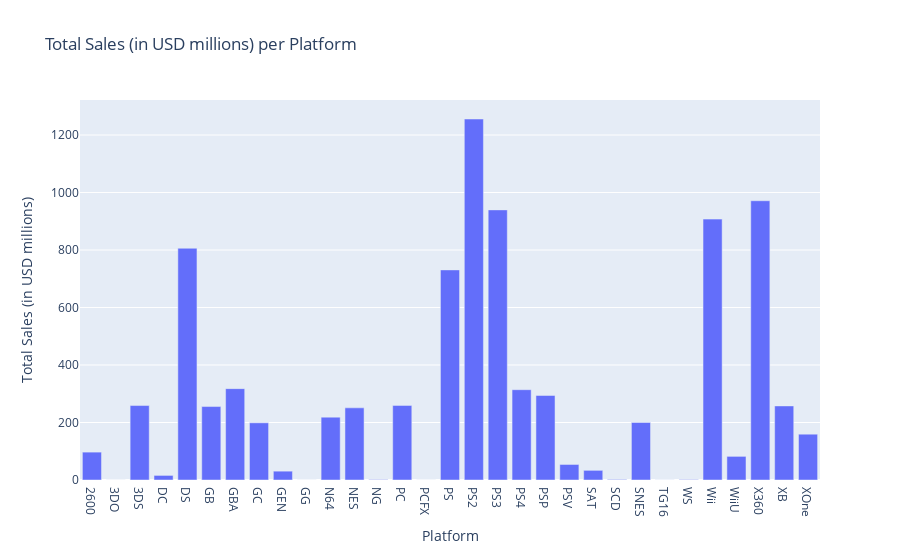

The notebook cell saved with this chart:
### Markdown cell above
Look at how sales varied from platform to platform. Choose the platforms with the greatest total sales and build a distribution based on data for each year. Find platforms that used to be popular but now have zero sales. How long does it generally take for new platforms to appear and old ones to fade?

### Code cell
#create bar chart of all total sales
grp = ice_data.groupby(['platform'])
sales_per_platform = grp['total_sales'].sum()
sales_per_platform = sales_per_platform.reset_index().rename(columns={0: 'platform', 'total_sales': 'total_sales'})
sales_platform_bar = px.bar(sales_per_platform,
                            x='platform',
                            y='total_sales',
                            labels={
                                    'platform': 'Platform',
                                    'total_sales': 'Total Sales (in USD millions)',
                                    },                              
                            title='Total Sales (in USD millions) per Platform')
sales_platform_bar.show()

### Figure 1 — Plotly figure (JSON) as saved in the notebook; plotly's stock layout.template omitted (floating-point values rounded to 4 significant figures)
{"data": [{"alignmentgroup": "True", "hovertemplate": "Platform=%{x}<br>Total Sales (in USD millions)=%{y}<extra></extra>", "legendgroup": "", "marker": {"color": "#636efa", "pattern": {"shape": ""}}, "name": "", "offsetgroup": "", "orientation": "v", "showlegend": false, "textposition": "auto", "type": "bar", "x": ["2600", "3DO", "3DS", "DC", "DS", "GB", "GBA", "GC", "GEN", "GG", "N64", "NES", "NG", "PC", "PCFX", "PS", "PS2", "PS3", "PS4", "PSP", "PSV", "SAT", "SCD", "SNES", "TG16", "WS", "Wii", "WiiU", "X360", "XB", "XOne"], "xaxis": "x", "y": [96.98, 0.1, 259, 15.95, 806.1, 255.5, 317.9, 198.9, 30.74, 0.04, 218.7, 251.1, 1.44, 259.5, 0.03, 730.9, 1256.0, 939.6, 314.1, 294.1, 54.07, 33.59, 1.86, 200.0, 0.16, 1.42, 907.5, 82.19, 971.4, 257.7, 159.3], "yaxis": "y"}], "layout": {"barmode": "relative", "legend": {"tracegroupgap": 0}, "title": {"text": "Total Sales (in USD millions) per Platform"}, "xaxis": {"anchor": "y", "domain": [0, 1], "title": {"text": "Platform"}}, "yaxis": {"anchor": "x", "domain": [0, 1], "title": {"text": "Total Sales (in USD millions)"}}}}
